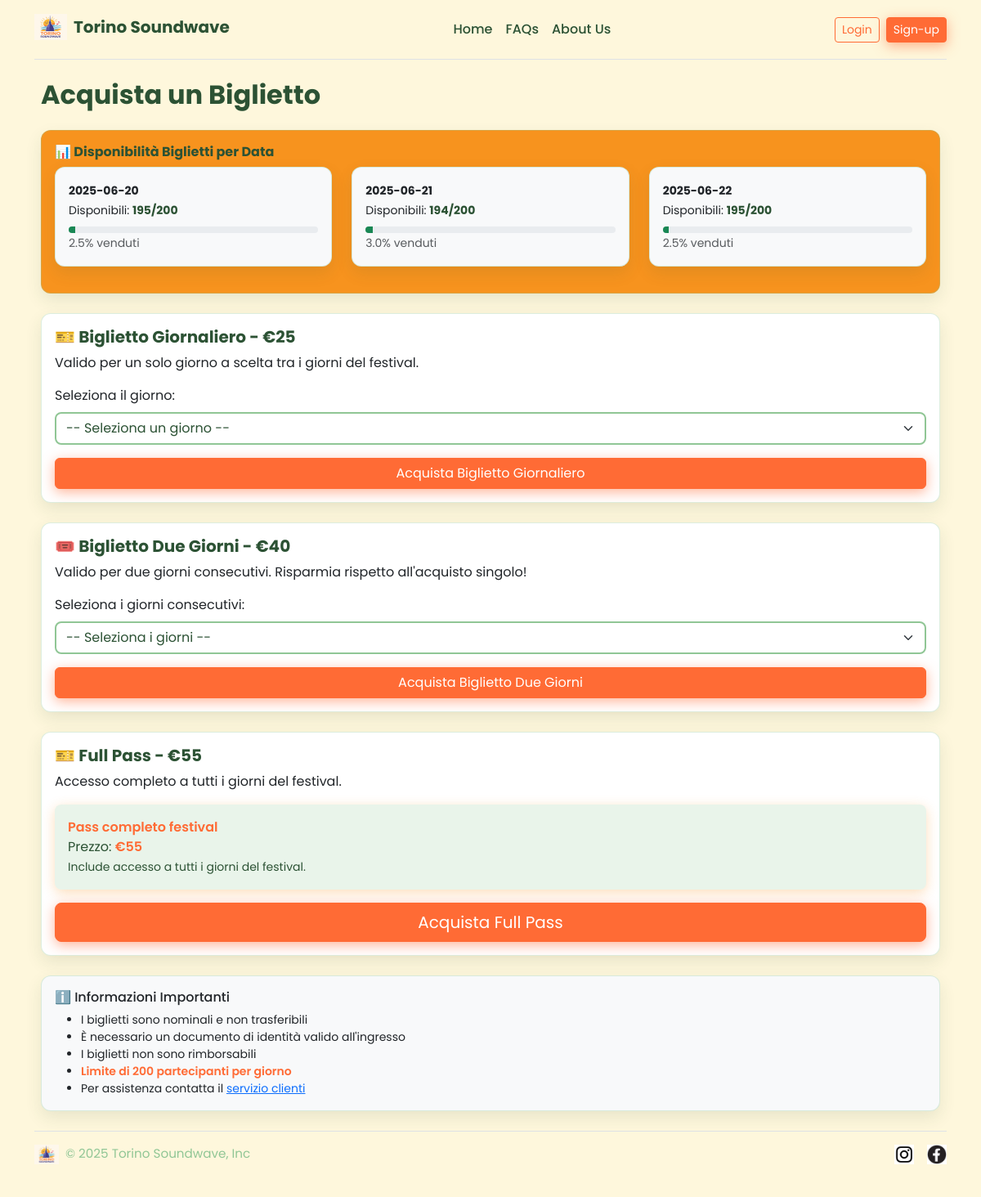
The page /biglietti on the database its author committed.
### tables this page shows
CREATE TABLE "biglietti" (
	"id"	INTEGER,
	"tipo"	TEXT NOT NULL,
	"single_day"	TEXT,
	"double_first"	INTEGER,
	"double_second"	INTEGER,
	"prezzo"	NUMERIC NOT NULL,
	PRIMARY KEY("id" AUTOINCREMENT)
);

### app.py (the view)
@app.route("/biglietti")
def biglietti():
    try:
        dati_biglietti = biglietti_dao.get_opzioni_biglietti()
        statistiche_disponibilita = acquisti_dao.get_statistiche_disponibilita()
        return render_template("biglietti.html",
                             dati_biglietti=dati_biglietti,
                             statistiche_disponibilita=statistiche_disponibilita)
    except:
        flash("Errore temporaneo. Riprovare", "error")
        return redirect(url_for("home"))

### acquisti_dao.py (called while the page is built)
def get_date_festival():
    conn = sqlite3.connect("soundwave.db")
    cursor = conn.cursor()
    sql = """
    SELECT DISTINCT single_day as data FROM biglietti WHERE single_day IS NOT NULL
    UNION
    SELECT DISTINCT double_first as data FROM biglietti WHERE double_first IS NOT NULL
    UNION
    SELECT DISTINCT double_second as data FROM biglietti WHERE double_second IS NOT NULL
    ORDER BY data
    """
    conn = sqlite3.connect("soundwave.db")
    cursor = conn.cursor()
    cursor.execute(sql)
    results = cursor.fetchall()
    cursor.close()
    conn.close()
    return [row[0] for row in results if row[0]]

def get_statistiche_disponibilita():
    MAX_BIGLIETTI_PER_GIORNO = 200
    date_festival = get_date_festival()
    conteggi = count_biglietti_per_data()
    statistiche = {}
    for data in date_festival:
        venduti = conteggi.get(data, 0)
        disponibili = MAX_BIGLIETTI_PER_GIORNO - venduti
        percentuale_venduta = (venduti / MAX_BIGLIETTI_PER_GIORNO) * 100
        statistiche[data] = {
            'venduti': venduti,
            'disponibili': max(0, disponibili),
            'totale': MAX_BIGLIETTI_PER_GIORNO,
            'percentuale_venduta': round(percentuale_venduta, 1),
            'disponibile': venduti < MAX_BIGLIETTI_PER_GIORNO
        }
    return statistiche

### biglietti_dao.py (called while the page is built)
def formatta_data(data_str):
    data = datetime.strptime(data_str, "%Y-%m-%d")
    giorni = ['Lunedì', 'Martedì', 'Mercoledì', 'Giovedì', 'Venerdì', 'Sabato', 'Domenica']
    mesi = ['gennaio', 'febbraio', 'marzo', 'aprile', 'maggio', 'giugno',
            'luglio', 'agosto', 'settembre', 'ottobre', 'novembre', 'dicembre']
    giorno_settimana = giorni[data.weekday()]
    mese = mesi[data.month - 1]
    giorno_numero = data.day
    giorno_formattato = f"{giorno_settimana} {giorno_numero} {mese}"
    return data_str, giorno_formattato

### templates/biglietti.html (shortened to what this page needs)
{% extends "base.html" %}
{% block contenuto %}
<main class="container mt-4 px-2">
  <h2 class="mb-4 text-center text-md-start">Acquista un Biglietto</h2>
  {% if statistiche_disponibilita %}
  <section class="card mb-4 badge-highlight text-white">
    <div class="card-body">
      <h6 class="card-title text-1">📊 Disponibilità Biglietti per Data</h6>
      <div class="row">
        {% for data, stats in statistiche_disponibilita.items() %}
        <div class="col-12 col-sm-6 col-md-4 mb-3">
          <div class="card bg-light text-dark h-100">
            <div class="card-body p-3">
              <small class="fw-bold">{{ data }}</small><br>
              <small>
                Disponibili:
                <span
                  class="fw-bold {% if stats.disponibili < 50 %}text-1{% elif stats.disponibili < 100 %}text-warning{% else %}text-1{% endif %}">
                  {{ stats.disponibili }}/{{ stats.totale }}
                </span>
              </small>
              <div class="progress mt-2" style="height: 8px;">
                <div
                  class="progress-bar {% if stats.percentuale_venduta >= 90 %}bg-danger{% elif stats.percentuale_venduta >= 70 %}bg-warning{% else %}bg-success{% endif %}"
                  style="width: {{ stats.percentuale_venduta }}%"></div>
              </div>
              <small class="text-muted">{{ stats.percentuale_venduta }}% venduti</small>
            </div>
          </div>
        </div>
        {% endfor %}
      </div>
    </div>
  </section>
  {% endif %}
  <article class="card mb-4">
    <div class="card-body">
      <h5 class="card-title text-1">
        🎫 Biglietto Giornaliero
        {% if dati_biglietti['giornaliero'] %}
        - €{{ dati_biglietti['giornaliero'][0]['prezzo'] }}
        {% endif %}
      </h5>
      <p class="card-text">Valido per un solo giorno a scelta tra i giorni del festival.</p>
      {% if dati_biglietti['giornaliero'] %}
      <form method="POST" action="{{ url_for('acquista_biglietto') }}">
        <div class="mb-3">
          <label for="giorno_singolo" class="form-label">Seleziona il giorno:</label>
          <select name="start_date" id="giorno_singolo" class="form-select" required>
            <option value="">-- Seleziona un giorno --</option>
          </select>
        </div>
        <button type="submit" class="btn btn-primary w-100">Acquista Biglietto Giornaliero</button>
      </form>
      {% else %}
      <div class="alert alert-warning"> <strong>Non disponibile:</strong> Al momento non ci sono biglietti giornalieri
        disponibili. </div>
      {% endif %}
    </div>
  </article>
  <article class="card mb-4">
    <div class="card-body">
      <h5 class="card-title text-1">
        🎟️ Biglietto Due Giorni
        {% if dati_biglietti['due_giorni'] %}
        - €{{ dati_biglietti['due_giorni'][0]['prezzo'] }}
        {% endif %}
      </h5>
      <p class="card-text">Valido per due giorni consecutivi. Risparmia rispetto all'acquisto singolo!</p>
      {% if dati_biglietti['due_giorni'] %}
      <form method="POST" action="{{ url_for('acquista_biglietto') }}">
        <div class="mb-3">
          <label for="due_giorni" class="form-label">Seleziona i giorni consecutivi:</label>
          <select name="start_date" id="due_giorni" class="form-select" required>
            <option value="">-- Seleziona i giorni --</option>
          </select>
        </div>
        <button type="submit" class="btn btn-primary w-100">Acquista Biglietto Due Giorni</button>
      </form>
      {% else %}
      <div class="alert alert-warning"> <strong>Non disponibile:</strong> Al momento non ci sono biglietti per due
        giorni disponibili. </div>
      {% endif %}
    </div>
  </article>
  <article class="card mb-4">
    <div class="card-body">
      <h5 class="card-title text-1">
        🎫 Full Pass
        {% if dati_biglietti['full_pass'] %}
        - €{{ dati_biglietti['full_pass'][0]['prezzo'] }}
        {% endif %}
      </h5>
      <p class="card-text">Accesso completo a tutti i giorni del festival.</p>
      {% if dati_biglietti['full_pass'] %}
      {% set fullpass_disponibile = true %}
      {% set min_disponibili_fullpass = 200 %}
      {% for data, stats in statistiche_disponibilita.items() %}
      {% if not stats.get('disponibile', True) %}
      {% set fullpass_disponibile = false %}
      {% endif %}
      {% if stats.get('disponibili', 200) < min_disponibili_fullpass %} {% set
        min_disponibili_fullpass=stats.get('disponibili', 200) %} {% endif %} {% endfor %} <form method="POST"
        action="{{ url_for('acquista_biglietto') }}">
        <div class="mb-3 ">
          <div class="alert {% if fullpass_disponibile %}alert-info{% else %}alert-danger{% endif %}  bg2">
            <strong>{{ dati_biglietti['full_pass'][0]['label'] }}</strong><br>
            Prezzo: <strong>€{{ dati_biglietti['full_pass'][0]['prezzo'] }}</strong><br>
            <small>Include accesso a tutti i giorni del festival.</small>
          </div>
        </div>
        <button type="submit"
          class="btn {% if fullpass_disponibile %}btn-primary{% else %}btn-secondary{% endif %} btn-lg w-100 btn-primary" >
          {% if fullpass_disponibile %}Acquista Full Pass{% else %}Full Pass Non Disponibile{% endif %}
        </button>
        </form>
        {% else %}
        <div class="alert alert-warning"> <strong>Non disponibile:</strong> Al momento il Full Pass non è disponibile.
        </div>
        {% endif %}
    </div>
  </article>
  <aside class="card mb-4 bg-light">
    <div class="card-body">
      <h6 class="card-title">ℹ️ Informazioni Importanti</h6>
      <ul class="mb-0 small">
        <li>I biglietti sono nominali e non trasferibili</li>
        <li>È necessario un documento di identità valido all'ingresso</li>
        <li>I biglietti non sono rimborsabili</li>
        <li><strong>Limite di 200 partecipanti per giorno</strong></li>
        <li>Per assistenza contatta il <a href="mailto:support@torinosoundwave.it">servizio clienti</a></li>
      </ul>
    </div>
  </aside>
</main>
{% endblock %}

### static/styles/styles.css (style rules this page uses)
:root { --festival-orange: #ff6b35; --festival-yellow: #f7931e; --festival-green-dark: #2c5234; --festival-green-light: #90c695; --festival-sky: #87ceeb; --festival-cream: #fef7dc; --festival-orange-hover: #e55a2b; --festival-yellow-hover: #e0851a; --festival-green-hover: #234429; }
body { background-color: var(--festival-cream); color: var(--festival-green-dark); font-family: 'Poppins', sans-serif; }
h1, h2, h3, h5, .display-4, .text-1 { color: var(--festival-green-dark); font-weight: 700; }
strong, .evident { color: var(--festival-orange); font-weight: 600; }
.btn-primary { background-color: var(--festival-orange); border-color: var(--festival-orange); color: white; box-shadow: 0 4px 15px rgba(255, 107, 53, 0.5); transition: all 0.3s ease; }
.card { background-color: white; border: 1px solid rgba(144, 198, 149, 0.3); box-shadow: 0 8px 20px rgba(44, 82, 52, 0.1); border-radius: 12px; transition: all 0.3s ease; }
.badge-highlight { background-color: var(--festival-yellow); color: var(--festival-green-dark); }
.alert-info { background-color: var(--festival-yellow); color: var(--festival-green-dark); box-shadow: 0 4px 15px rgba(247, 147, 30, 0.3); border: none; border-radius: 8px; }
.accordion-header, .bg2 { background-color: rgba(144, 198, 149, 0.2); }
select, .form-select, input[type="text"], input[type="email"], textarea { border: 2px solid var(--festival-green-light); color: var(--festival-green-dark); background-color: white; transition: border-color 0.3s ease; border-radius: 8px; }

### rows shown on the page
biglietti: prezzo "25"
biglietti: prezzo "40"
biglietti: prezzo "55"

### other values the page prints
{{ data }} "2025-06-20" "2025-06-21" "2025-06-22"
{{ stats.disponibili }} "195" "194" "195"
{{ stats.totale }} "200" "200" "200"
{{ stats.percentuale_venduta }} "2.5" "3.0" "2.5"
{{ dati_biglietti['full_pass'][0]['label'] }} "Pass completo festival"
